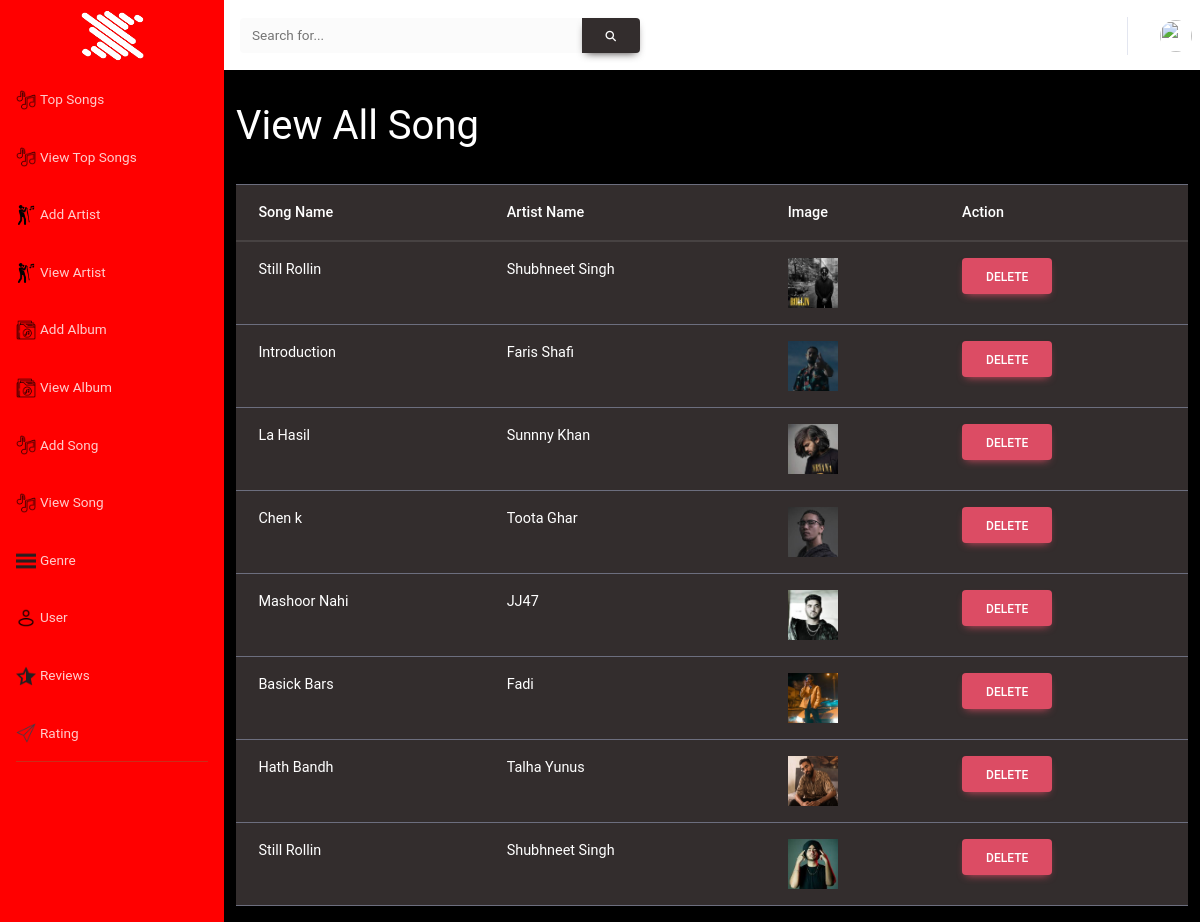
/admin/viewtopsong.php, run on the app's committed database.
### tables this page shows
CREATE TABLE `tbltopsong` (
  `Id` int(11) NOT NULL,
  `Songname` varchar(50) NOT NULL,
  `Artistname` varchar(50) NOT NULL,
  `Image` varchar(50) NOT NULL
);

### admin/viewtopsong.php (the view)
<?php
include 'admin_header.php';
include 'config.php';
?>
   <div class="container-fluid">
<span class=" mb-5 text-white" style="font-size: 40px;">View All Song</span>
<br><br>
   <table class="table table-dark" id="myTable">
      <thead>
         <tr>
            <th>Song Name</th>
            <th>Artist Name</th>
            <th>Image</th>
            <th>Action</th>
         </tr>
      </thead>
      <tbody>
         <?php
            $select=mysqli_query($con,"select * from tbltopsong");
            foreach($select as $data)
            {
               echo
               "
               <tr>
               <td>$data[Songname]</td>
               <td>$data[Artistname]</td>
               <td><img src='topsongimg/$data[Image]' width=50 height=50</td>
               <td>
               <a href='deltopsong.php?A=$data[Id]' class='btn btn-danger'>Delete</a>
               </td>
               </tr>
               ";
            }
         ?>
      </tbody>
   </table>
</div>
</div>

### admin/admin_header.php (shortened to what this page needs)
<!DOCTYPE html>
<html lang="en">
<head>
    <link href="vendor/fontawesome-free/css/all.min.css" rel="stylesheet" type="text/css">
    <link href="css/sb-admin-2.min.css" rel="stylesheet">
    <link
  href="https://cdnjs.cloudflare.com/ajax/libs/mdb-ui-kit/6.4.0/mdb.min.css"
  rel="stylesheet"
/>
<link rel="stylesheet" href="https://code.jquery.com/jquery-3.7.0.min.js">
<link rel="stylesheet" href="//cdn.datatables.net/1.13.5/css/jquery.dataTables.min.css">
</head>
<body id="page-top">
    <div id="wrapper">
        <ul class="navbar-nav  sidebar sidebar-dark accordion" style="background-color: red;" id="accordionSidebar">
            <a class="sidebar-brand d-flex align-items-center justify-content-center" href="index.php">
                <div class="sidebar-brand-text mx-3"><img src="./logo/logo.png" height="100px" width="150px" alt=""></div>
            </a>
            <li class="nav-item ">
                 <a class="nav-link collapsed" href="topsong.php"  data-target="#collapseUtilities"
                    aria-expanded="true" aria-controls="collapseUtilities">
                    <img src="./icons/song.png" style="width: 20px; height: 20px;" alt="">
                    <span>Top Songs</span>
                </a>
                 <a class="nav-link collapsed" href="viewtopsong.php"  data-target="#collapseUtilities"
                    aria-expanded="true" aria-controls="collapseUtilities">
                    <img src="./icons/song.png" style="width: 20px; height: 20px;" alt="">
                    <span>View Top Songs</span>
                </a>
            </li>
            <li class="nav-item">
                <a class="nav-link collapsed" href="addartist.php"  data-target="#collapseUtilities"
                    aria-expanded="true" aria-controls="collapseUtilities">
                    <img src="./icons/artist.png" style="width: 20px; height: 20px;" alt="">
                    <span>Add Artist</span>
                </a>
                <a class="nav-link collapsed" href="viewartist.php"  data-target="#collapseUtilities"
                    aria-expanded="true" aria-controls="collapseUtilities">
                    <img src="./icons/artist.png" style="width: 20px; height: 20px;" alt="">
                    <span>View Artist</span>
                </a>
            </li>
            <li class="nav-item">
                <a class="nav-link collapsed" href="addalbum.php"  data-target="#collapseUtilities"
                    aria-expanded="true" aria-controls="collapseUtilities">
                    <img src="./icons/album.png" style="width: 20px; height: 20px;" alt="">
                    <span>Add Album</span>
                </a>
                <a class="nav-link collapsed" href="viewalbum.php"  data-target="#collapseUtilities"
                    aria-expanded="true" aria-controls="collapseUtilities">
                    <img src="./icons/album.png" style="width: 20px; height: 20px;" alt="">
                    <span>View Album</span>
                </a>
            </li>
            <li class="nav-item">
                <a class="nav-link collapsed" href="addsong.php"  data-target="#collapseUtilities"
                    aria-expanded="true" aria-controls="collapseUtilities">
                    <img src="./icons/song.png" style="width: 20px; height: 20px;" alt="">
                    <span>Add Song</span>
                </a>
                <a class="nav-link collapsed" href="viewsong.php"  data-target="#collapseUtilities"
                    aria-expanded="true" aria-controls="collapseUtilities">
                    <img src="./icons/song.png" style="width: 20px; height: 20px;" alt="">
                    <span>View Song</span>
                </a>
            </li>
            <li class="nav-item ">
                 <a class="nav-link collapsed" href="genre.php"  data-target="#collapseUtilities"
                    aria-expanded="true" aria-controls="collapseUtilities">
                    <img src="./icons/categories.png" style="width: 20px; height: 20px;" alt="">
                    <span>Genre </span>
                </a>
            </li>
             <li class="nav-item ">
                 <a class="nav-link collapsed" href="user.php"  data-target="#collapseUtilities"
                    aria-expanded="true" aria-controls="collapseUtilities">
                    <img src="./icons/user.png" style="width: 20px; height: 20px;" alt="">
                    <span>User</span>
                </a>
            </li>
             <li class="nav-item ">
                 <a class="nav-link collapsed" href="user.php"  data-target="#collapseUtilities"
                    aria-expanded="true" aria-controls="collapseUtilities">
                    <img src="./icons/review.png" style="width: 20px; height: 20px;" alt="">
                    <span>Reviews</span>
                </a>
            </li>
             <li class="nav-item ">
                 <a class="nav-link collapsed" href="user.php"  data-target="#collapseUtilities"
                    aria-expanded="true" aria-controls="collapseUtilities">
                    <img src="./icons/rating.png" style="width: 20px; height: 20px;" alt="">
                    <span>Rating</span>
                </a>
            </li>
            <hr class="sidebar-divider bg-success">
        </ul>
        <div id="content-wrapper" class="d-flex flex-column">
            <div id="content" style="background-color: #000000;">
                <nav class="navbar navbar-expand navbar-light bg-white topbar mb-4 static-top shadow">
                    <form
                        class="d-none d-sm-inline-block form-inline mr-auto ml-md-3 my-2 my-md-0 mw-100 navbar-search">
                        <div class="input-group">
                            <input type="text" class="form-control bg-light border-0 small" placeholder="Search for..."
                                aria-label="Search" aria-describedby="basic-addon2">
                            <div class="input-group-append">
                                <button class="btn btn-dark" type="button">
                                </button>
                            </div>
                        </div>
                    </form>
                    <ul class="navbar-nav ml-auto">
                        <li class="nav-item dropdown no-arrow">
                            <a class="nav-link dropdown-toggle" href="#" id="userDropdown" role="button"
                                data-toggle="dropdown" aria-haspopup="true" aria-expanded="false">
                                <img class="img-profile rounded-circle"
                                    src="">
                            </a>
                        </li>
                    </ul>
                </nav>

### admin/admin_header.php (style rules this page uses)
body { background-color: #000000 !important; }

### data on the page
tbltopsong: Songname "Still Rollin", Artistname "Shubhneet Singh", Image (picture)
tbltopsong: Songname "Introduction", Artistname "Faris Shafi", Image (picture)
tbltopsong: Songname "La Hasil", Artistname "Sunnny Khan", Image (picture)
tbltopsong: Songname "Chen k", Artistname "Toota Ghar", Image (picture)
tbltopsong: Songname "Mashoor Nahi", Artistname "JJ47", Image (picture)
tbltopsong: Songname "Basick Bars", Artistname "Fadi", Image (picture)
tbltopsong: Songname "Hath Bandh", Artistname "Talha Yunus", Image (picture)
tbltopsong: Songname "Still Rollin", Artistname "Shubhneet Singh", Image (picture)
